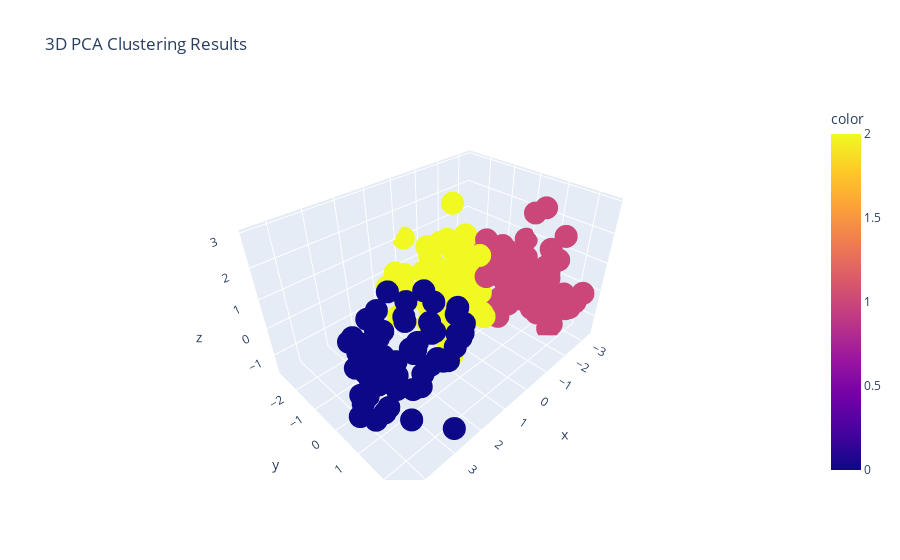

Source (notebook cell):
### Code cell
import plotly.express as px

pca_3d = PCA(n_components=3)
pca_results_3d = pca_3d.fit_transform(df_scaled)

fig = px.scatter_3d(
    x=pca_results_3d[:, 0],
    y=pca_results_3d[:, 1],
    z=pca_results_3d[:, 2],
    color=clusters_4,
    title='3D PCA Clustering Results'
)
fig.show()

### Figure 1 — Plotly figure (JSON) as saved in the notebook; plotly's stock layout.template omitted (floating-point values rounded to 4 significant figures; data arrays with more than 128 entries replaced by an {"elided": "..."} marker saying what was removed)
{"data": [{"hovertemplate": "x=%{x}<br>y=%{y}<br>z=%{z}<br>color=%{marker.color}<extra></extra>", "legendgroup": "", "marker": {"color": {"elided": "208 int values"}, "coloraxis": "coloraxis", "symbol": "circle"}, "mode": "markers", "name": "", "scene": "scene", "showlegend": false, "type": "scatter3d", "x": {"elided": "208 float values"}, "y": {"elided": "208 float values"}, "z": {"elided": "208 float values"}}], "layout": {"coloraxis": {"colorbar": {"title": {"text": "color"}}, "colorscale": [[0, "#0d0887"], [0.1111, "#46039f"], [0.2222, "#7201a8"], [0.3333, "#9c179e"], [0.4444, "#bd3786"], [0.5556, "#d8576b"], [0.6667, "#ed7953"], [0.7778, "#fb9f3a"], [0.8889, "#fdca26"], [1, "#f0f921"]]}, "legend": {"tracegroupgap": 0}, "scene": {"domain": {"x": [0, 1], "y": [0, 1]}, "xaxis": {"title": {"text": "x"}}, "yaxis": {"title": {"text": "y"}}, "zaxis": {"title": {"text": "z"}}}, "title": {"text": "3D PCA Clustering Results"}}}
